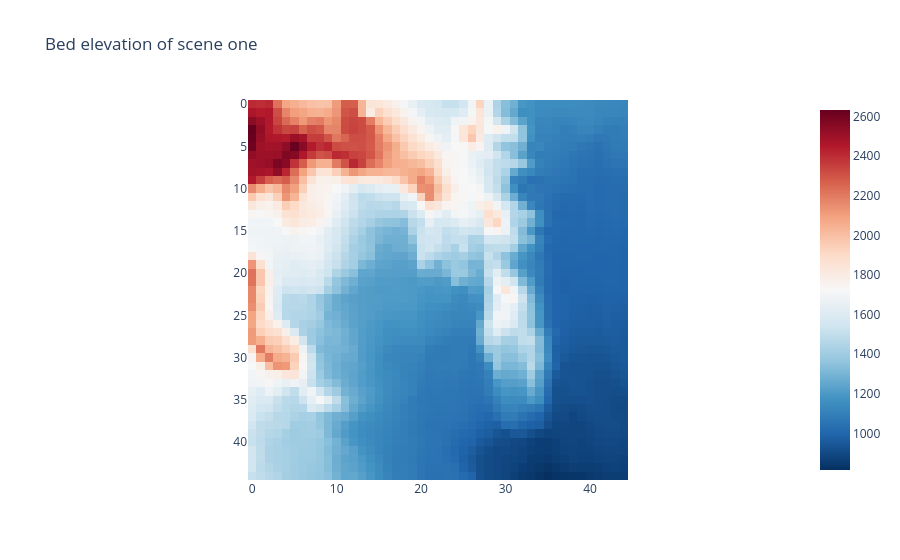

Notebook cell for this chart:
### Markdown cell above
## Visualise values

### Code cell
fig = px.imshow(scene_bed_tensor, 
                color_continuous_scale = 'RdBu_r',
                # DEFAULT for matrices: only tensor because of conversion
                origin = "upper", title = "Bed elevation of scene one")
fig.show()

### Figure 1 — Plotly figure (JSON) as saved in the notebook; plotly's stock layout.template omitted (floating-point values rounded to 4 significant figures; data arrays with more than 128 entries replaced by an {"elided": "..."} marker saying what was removed)
{"data": [{"coloraxis": "coloraxis", "hovertemplate": "x: %{x}<br>y: %{y}<br>color: %{z}<extra></extra>", "name": "0", "type": "heatmap", "xaxis": "x", "yaxis": "y", "z": {"elided": "45x45 float values"}}], "layout": {"coloraxis": {"colorscale": [[0, "rgb(5,48,97)"], [0.1, "rgb(33,102,172)"], [0.2, "rgb(67,147,195)"], [0.3, "rgb(146,197,222)"], [0.4, "rgb(209,229,240)"], [0.5, "rgb(247,247,247)"], [0.6, "rgb(253,219,199)"], [0.7, "rgb(244,165,130)"], [0.8, "rgb(214,96,77)"], [0.9, "rgb(178,24,43)"], [1, "rgb(103,0,31)"]]}, "title": {"text": "Bed elevation of scene one"}, "xaxis": {"anchor": "y", "constrain": "domain", "domain": [0, 1], "scaleanchor": "y"}, "yaxis": {"anchor": "x", "autorange": "reversed", "constrain": "domain", "domain": [0, 1]}}}
